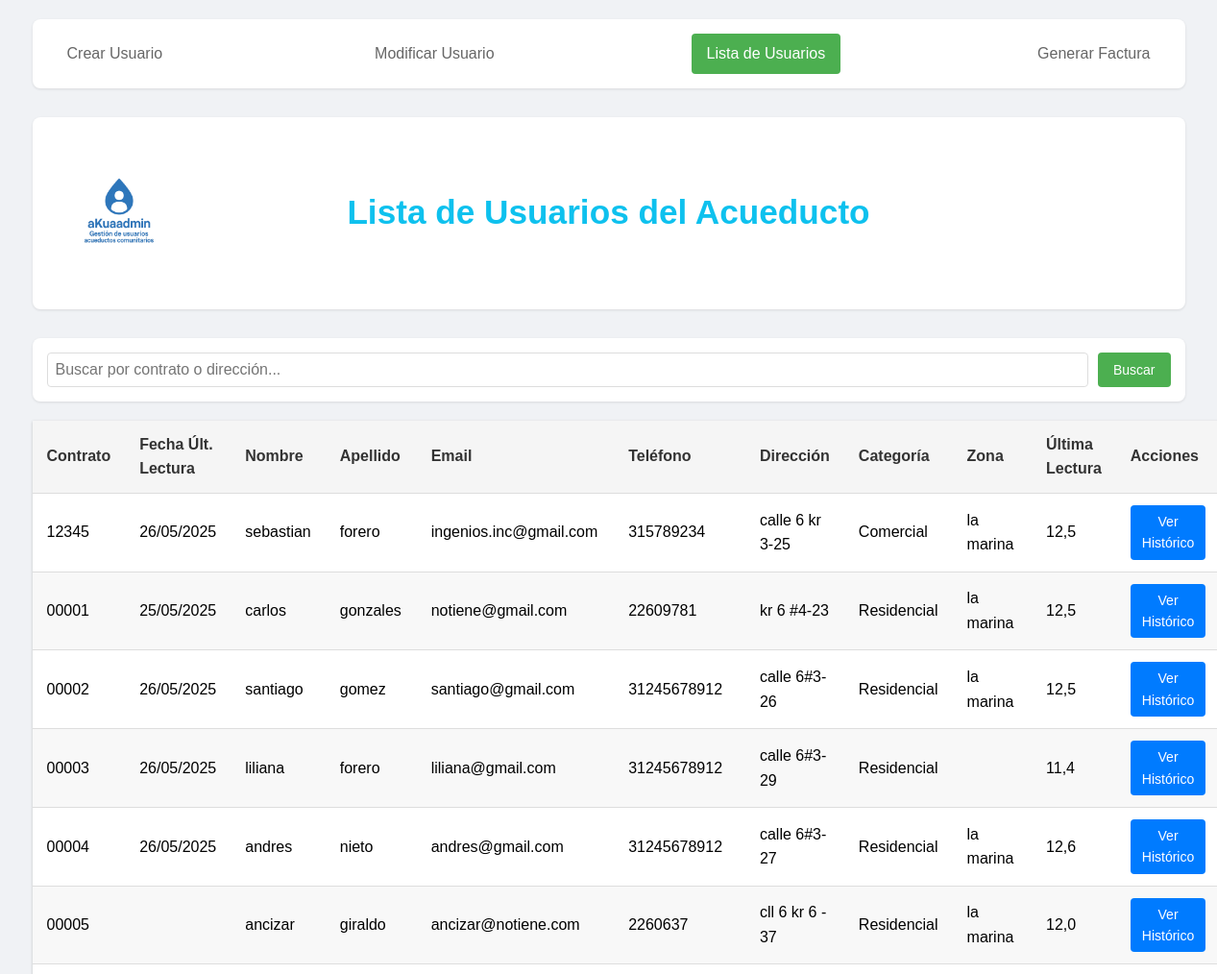
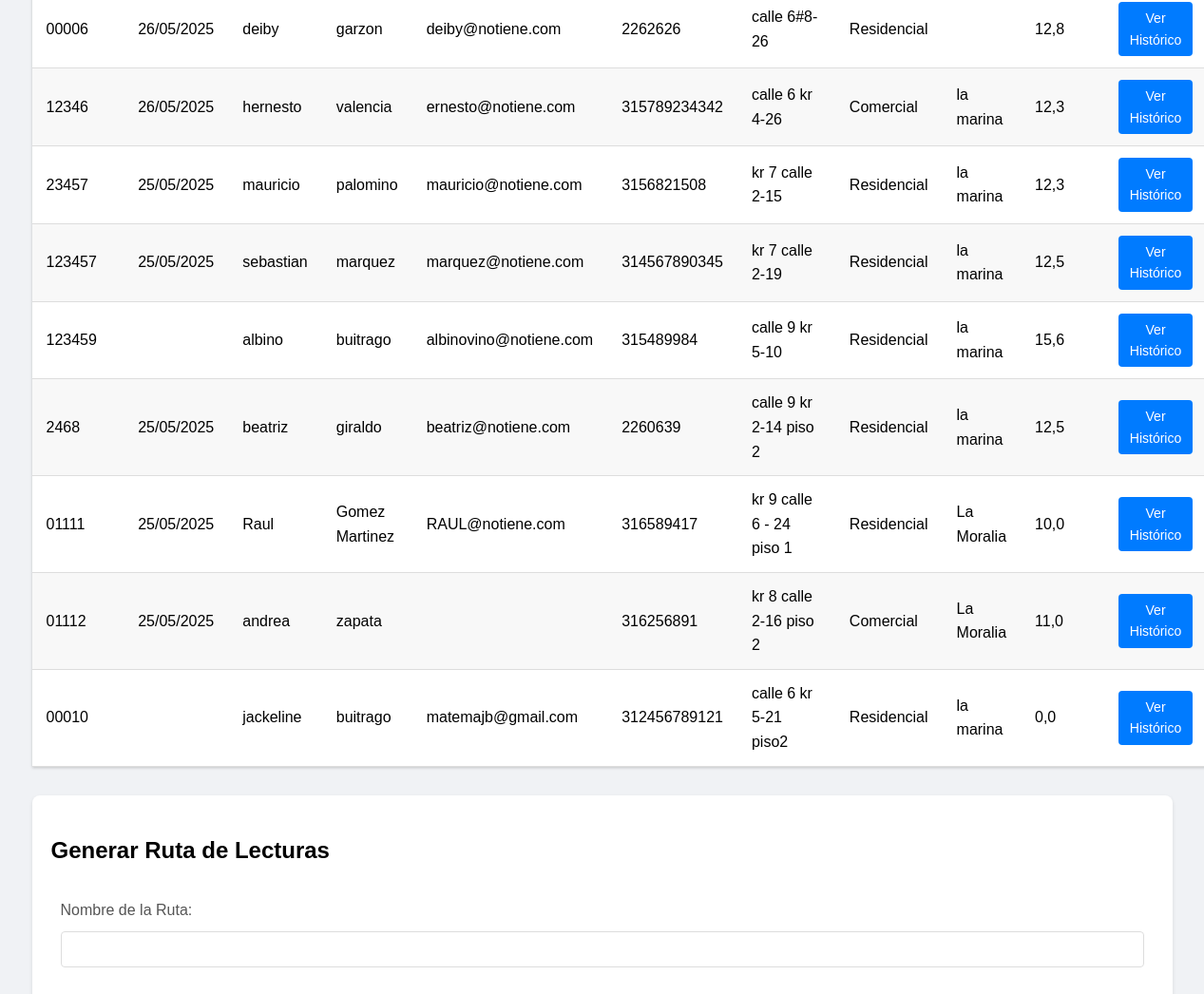
The page /lista/ (upper part) on the database as committed earlier (2 pictures, top to bottom).
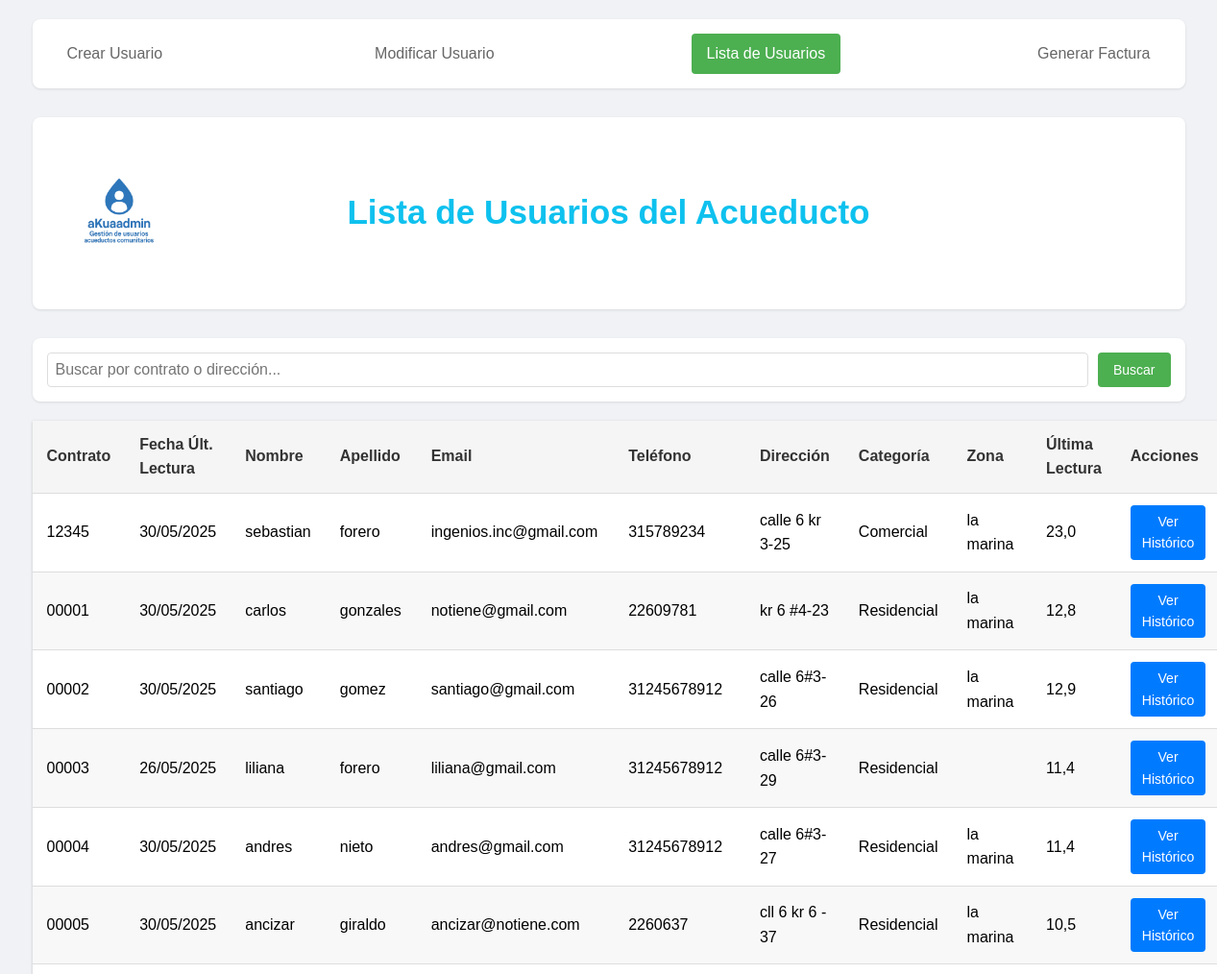
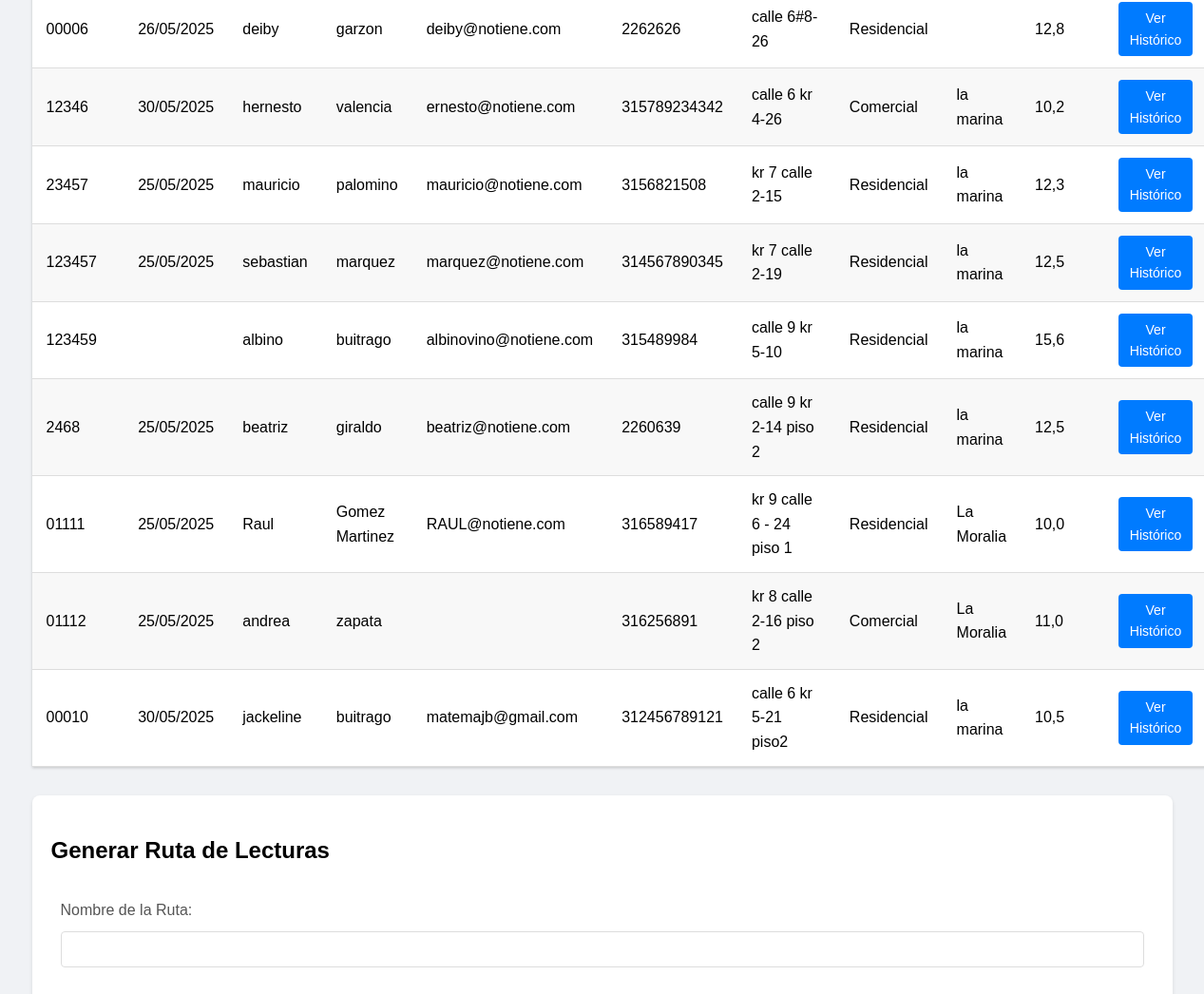
The same page on the database as committed later (2 pictures, top to bottom).
### acueducto/models.py (models this page shows, shortened)
class UserAcueducto(models.Model):
    CATEGORIA_CHOICES = [
        ('residencial', 'Residencial'),
        ('comercial', 'Comercial'),
    ]
    contrato = models.CharField(max_length=100, unique=True)
    fecha_ultima_lectura = models.DateField(verbose_name="Fecha Última Lectura", blank=True, null=True)
    name = models.CharField(max_length=100)
    lastname = models.CharField(max_length=100)
    email = models.EmailField(max_length=100, unique=True)
    phone = models.CharField(max_length=15, blank=True)
    address = models.CharField(max_length=255, blank=True)
    lectura = models.FloatField(blank=True, null=True)
    categoria = models.CharField(max_length=20, choices=CATEGORIA_CHOICES, default='residencial')
    zona = models.CharField(max_length=100, blank=True)
    credito = models.DecimalField(max_digits=10, decimal_places=2, default=0)
    credito_descripcion = models.TextField(blank=True)
    otros_gastos_valor = models.DecimalField(max_digits=10, decimal_places=2, default=0)
    otros_gastos_descripcion = models.TextField(blank=True)
    numero_de_medidor = models.CharField(max_length=50, blank=True, null=True, unique=True)

### acueducto/views.py (the view, shortened to what this page needs)
# urls.py: path('lista/', views.lista_usuarios, name='lista_usuarios'),
def lista_usuarios(request):
    busqueda = request.GET.get('busqueda', '')
    usuarios = UserAcueducto.objects.all()
    rutas_activas = Ruta.objects.filter(activa=True).annotate(
        total_ordenes=Count('ordenruta'),
        lecturas_completadas_count=Count('ordenruta', filter=Q(ordenruta__lectura_tomada=True))
    ).prefetch_related('ordenruta_set__usuario')
    if busqueda:
        usuarios = usuarios.filter(
            Q(contrato__icontains=busqueda) |
            Q(address__icontains=busqueda)
        )
    return render(request, 'lista_usuarios.html', {
        'usuarios': usuarios,
        'busqueda': busqueda,
        'rutas_activas': rutas_activas
    })

### acueducto/templates/lista_usuarios.html (shortened to what this page needs)
{% load static %}
<!DOCTYPE html>
<html lang="es">
<head>
    <link rel="stylesheet" href="{% static 'styles.css' %}">
</head>
<body>
    <div class="container">
        <nav class="nav-menu">
            <a href="{% url 'index' %}">Crear Usuario</a>
            <a href="{% url 'modificar_usuario' %}">Modificar Usuario</a>
            <a href="{% url 'lista_usuarios' %}" class="active">Lista de Usuarios</a>
            <a href="{% url 'generar_factura' %}">Generar Factura</a>
        </nav>
        <div class="header-container">
            <img src="{% static 'images/akualogo.webp' %}" alt="Akua Logo">
            <h1>Lista de Usuarios del Acueducto</h1>
        </div>
        <div class="search-container">
            <form method="GET" class="search-form">
                <input
                    type="text"
                    name="busqueda"
                    placeholder="Buscar por contrato o dirección..."
                    value="{{ busqueda }}"
                >
                <button type="submit" class="search-btn">Buscar</button>
            </form>
        </div>
        <table class="users-table">
            <thead>
                <tr>
                    <th>Contrato</th>
                    <th>Fecha Últ. Lectura</th>
                    <th>Nombre</th>
                    <th>Apellido</th>
                    <th>Email</th>
                    <th>Teléfono</th>
                    <th>Dirección</th>
                    <th>Categoría</th>
                    <th>Zona</th>
                    <th>Última Lectura</th>
                    <th>Acciones</th>
                </tr>
            </thead>
            <tbody>
                {% for usuario in usuarios %}
                <tr>
                    <td>{{ usuario.contrato }}</td>
                    <td>{{ usuario.fecha_ultima_lectura|date:"d/m/Y" }}</td>
                    <td>{{ usuario.name }}</td>
                    <td>{{ usuario.lastname }}</td>
                    <td>{{ usuario.email }}</td>
                    <td>{{ usuario.phone }}</td>
                    <td>{{ usuario.address }}</td>
                    <td>{{ usuario.get_categoria_display }}</td>
                    <td>{{ usuario.zona }}</td>
                    <td>{{ usuario.lectura }}</td>
                    <td class="actions">
                        <a href="{% url 'historico_lecturas' usuario.contrato %}" class="btn-historico">Ver Histórico</a>
                    </td>
                </tr>
                {% empty %}
                <tr>
                    <td colspan="11">No se encontraron usuarios.</td>
                </tr>
                {% endfor %}
            </tbody>
        </table>
        <div class="ruta-container">
            <h2>Generar Ruta de Lecturas</h2>
            <form method="POST" class="ruta-form" id="rutaForm">
                <div class="form-group">
                    <label for="nombre_ruta">Nombre de la Ruta:</label>
                    <input type="text" id="nombre_ruta" name="nombre_ruta" required class="form-control">
                </div>
            </form>
        </div>
    </div>
</body>
</html>

Rows that differ between the two databases and show on the page:
changed UserAcueducto "ingenios.inc@gmail.com": fecha_ultima_lectura "26/05/2025" → "30/05/2025"; lectura "12,5" → "23,0"
changed UserAcueducto "carlos": fecha_ultima_lectura "25/05/2025" → "30/05/2025"; lectura "12,5" → "12,8"
changed UserAcueducto "santiago": fecha_ultima_lectura "26/05/2025" → "30/05/2025"; lectura "12,5" → "12,9"
changed UserAcueducto "andres": fecha_ultima_lectura "26/05/2025" → "30/05/2025"; lectura "12,6" → "11,4"
changed UserAcueducto "ancizar": fecha_ultima_lectura (not shown) → "30/05/2025"; lectura "12,0" → "10,5"
changed UserAcueducto "hernesto": fecha_ultima_lectura "26/05/2025" → "30/05/2025"; lectura "12,3" → "10,2"
changed UserAcueducto "jackeline": fecha_ultima_lectura (not shown) → "30/05/2025"; lectura "0,0" → "10,5"
